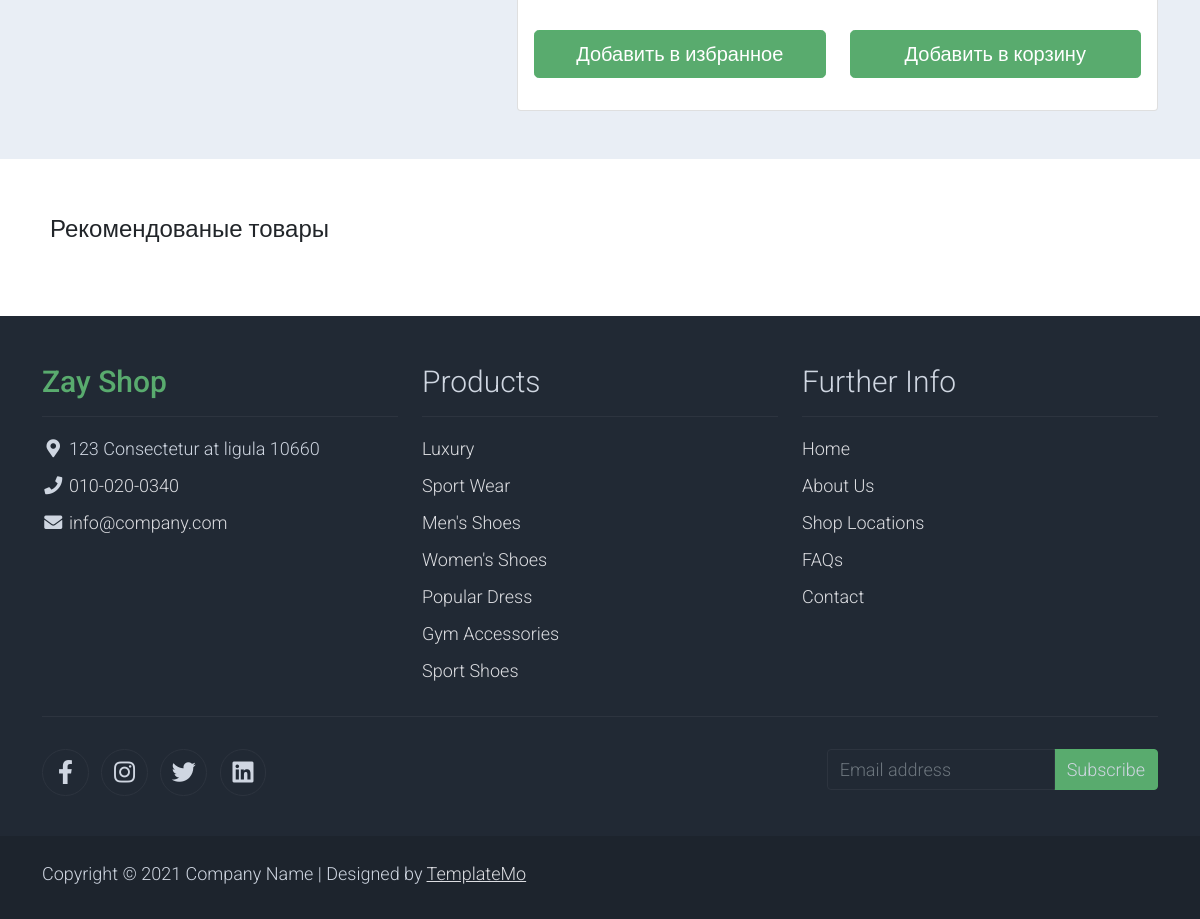
/product/chasy-naruchnye-longines/ (lower part), run on an earlier commit of the app's database.
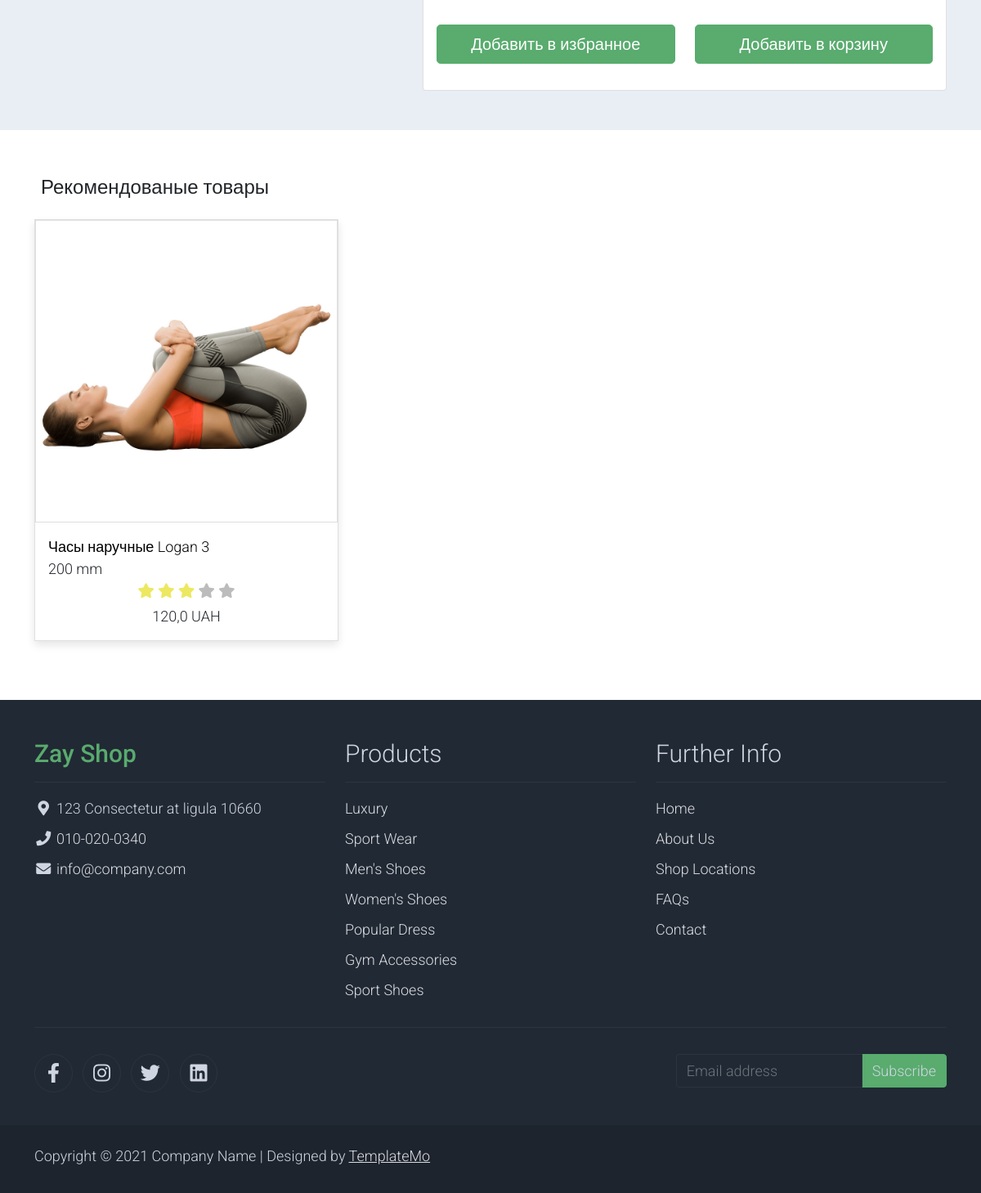
And on a later commit of the database.
### shop/models.py (models this page shows, shortened)
class Product(models.Model):
    title = models.CharField(max_length=255, verbose_name='Наименование товара')
    price = models.FloatField(verbose_name='Цена')
    created_at = models.DateTimeField(auto_now_add=True, verbose_name='Дата создания товар')
    watched = models.IntegerField(default=0, verbose_name='Просмотры')
    quantity = models.IntegerField(default=0, verbose_name='Количество на складе')
    description = models.TextField(default='Здесь скоро будет описание...', verbose_name='Описание товара')
    info = models.TextField(default='Дополнительная Информация о продукте', verbose_name='Информация о товаре')
    category = models.ForeignKey(Category, on_delete=models.CASCADE, verbose_name='Категория', related_name='products')
    slug = models.SlugField(unique=True, null=True)
    size = models.IntegerField(default=30, verbose_name='Размер в мм')
    color = models.CharField(max_length=30, default='Серебро', verbose_name='Цвет/Материал')
    def get_absolute_url(self):
        return reverse('product_page', kwargs={'slug':self.slug})
    def __str__(self):
        return self.title
    def get_first_photo(self):    #щоб діставав фото категорій
        if self.images.first():
            return self.images.first().image.url
        else:
            return 'https://placehold.co/600x400/EEEEEE/222222?text=No+Image'
    class Meta:
        verbose_name = 'Продукт'
        verbose_name_plural = 'Продукты'

class Gallery(models.Model):
    image = models.ImageField(upload_to='products/', verbose_name='Изображение')
    product = models.ForeignKey(Product, on_delete=models.CASCADE, related_name='images')
    class Meta:
        verbose_name = 'Изображение'
        verbose_name_plural = 'Галерея товаров'

### shop/views.py (the view)
# urls.py: path('product/<slug:slug>/', ProductPage.as_view(), name='product_page'),
class ProductPage(DetailView):
    model = Product
    context_object_name = 'product'
    template_name = 'shop/shop-single.html'
    def get_context_data(self, **kwargs):
        context = super().get_context_data()
        product = Product.objects.get(slug=self.kwargs['slug'])
        context['title'] = product.title
        products = Product.objects.all().exclude(slug=self.kwargs['slug']).filter(category=product.category)[:5]
        context['products'] = products
        return context

### shop/models.py (called while the page is built)
    def __str__(self):
        return self.title

### shop/templates/shop/shop-single.html (shortened to what this page needs)
{% extends 'base.html' %}
{% load static %}
{% block main %}
    <main>
        {% include 'shop/components/_product_content.html'%}
    {% include 'shop/components/_relevant.html' %}
    </main>
{% endblock main %}

### shop/templates/shop/components/_productcard.html (shortened to what this page needs)
                     <div class="col-md-4">
                        <div class="card mb-4 product-wap rounded-0">
                            <div class="card rounded-0">
                                <img class="card-img rounded-0 img-fluid" src="{{ product.get_first_photo }}">
                            </div>
                            <div class="card-body">
                                <a href="{{ product.get_absolute_url }}" class="h3 text-decoration-none">{{ product }}</a>
                                <ul class="w-100 list-unstyled d-flex justify-content-between mb-0">
                                    <li>{{ product.size }} mm</li>
                                </ul>
                                <ul class="list-unstyled d-flex justify-content-center mb-1">
                                    <li>
                                        <i class="text-warning fa fa-star"></i>
                                        <i class="text-warning fa fa-star"></i>
                                        <i class="text-warning fa fa-star"></i>
                                        <i class="text-muted fa fa-star"></i>
                                        <i class="text-muted fa fa-star"></i>
                                    </li>
                                </ul>
                                <p class="text-center mb-0">{{ product.price }} UAH</p>
                            </div>
                        </div>
                    </div>

What changed in the data, as far as the page shows it:
added Product: get_first_photo (picture), title "Часы наручные Logan 3", size "200", price "120,0"
